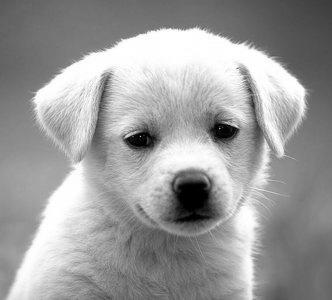
#> input picture Assignment01/dog.jpg, 332 x 300 px
$ python Task02.py
#> lines starting #> are read from the running program, lines starting #| are printed output that depends on the picture
import cv2
import numpy as np

image = cv2.imread("dog.jpg", cv2.IMREAD_GRAYSCALE)
#> image is the input picture: shape (300, 332); min 0, max 255, mean 155.7

kernel = np.array([[1, 0, -1],
                   [2, 0, -2],
                   [1, 0, -1]])

pad_h = kernel.shape[0] // 2
pad_w = kernel.shape[1] // 2

padded_image = np.pad(image, ((pad_h, pad_h), (pad_w, pad_w)), mode='constant')
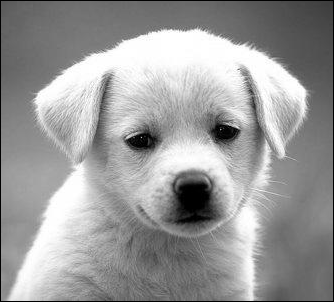
#> padded_image: shape (302, 334); min 0, max 255, mean 153.8

flipped_kernel = np.flip(kernel)

output = np.zeros_like(image, dtype=np.float32)

for i in range(image.shape[0]):
    for j in range(image.shape[1]):

        region = padded_image[i:i+kernel.shape[0], j:j+kernel.shape[1]]

        output[i, j] = np.sum(region * flipped_kernel)
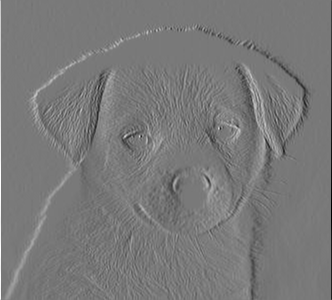
#> output: shape (300, 332) float32; min -556, max 612, mean -0.3; drawn with min black and max white


output = np.clip(output, 0, 255)
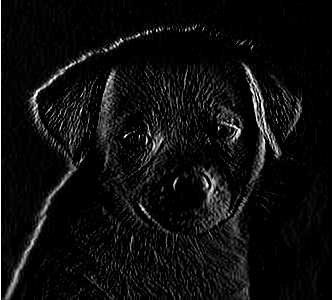
#> output: shape (300, 332) float32; min 0, max 255, mean 13.9
output = output.astype(np.uint8)


cv2.imwrite("convolved_image.jpg", output)

print("Convolution completed and image iss saved!")
